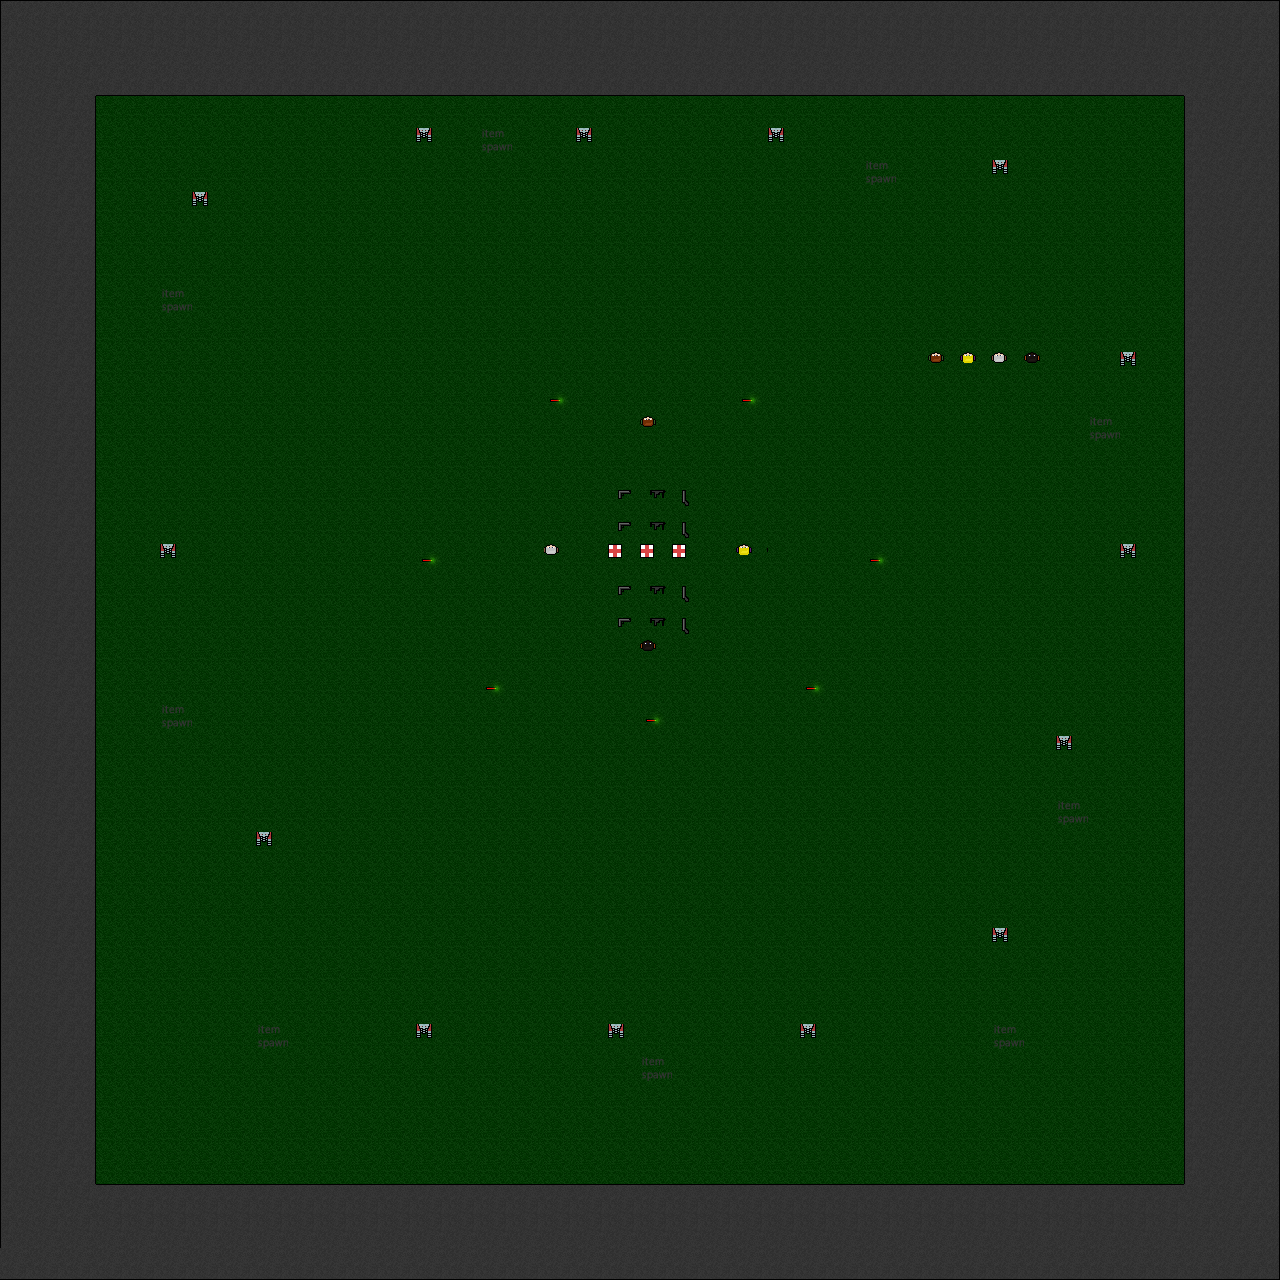

A 2D game scene composited from a Tiled map and its tileset images. What follows is a short description and the map's XML, with each tile layer's data collapsed to a summary:
An orthogonal 40x40 tile map with 32x32 px tiles, 2 tile layers (Tile Layer 1, Entity Layer), 2 tilesets.

<map version="1.0" orientation="orthogonal" width="40" height="40" tilewidth="32" tileheight="32">
 <tileset firstgid="1" name="tilesheet" tilewidth="32" tileheight="32">
  <image source="../images/tilesheet.png" width="128" height="512" />
 </tileset>
 <tileset firstgid="65" name="entitysheet" tilewidth="32" tileheight="32">
  <image source="../images/entitysheet.png" width="128" height="256" />
 </tileset>
 <layer name="Tile Layer 1" width="40" height="40">
  <data>[1600 cells, 1600 non-empty, 9 distinct tile ids]</data>
 </layer>
 <layer name="Entity Layer" width="40" height="40">
  <data>[1600 cells, 53 non-empty, 11 distinct tile ids]</data>
 </layer>
</map>